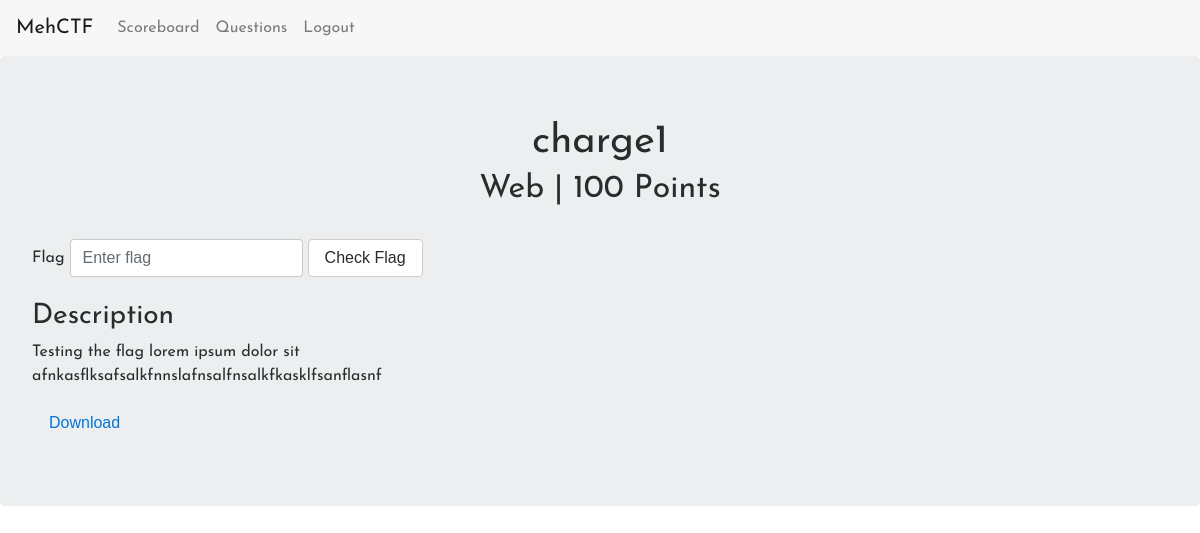
The page /question/1 (signed in) on the database its author committed.
### models.py (models this page shows, shortened)
class Question(Base):
    __tablename__ = 'questions'
    id = Column(Integer, primary_key=True)
    name = Column(String(50))
    desc = Column(String(1000))
    flag = Column(String(200))
    points = Column(Integer)
    category = Column(String(50))
    filename = Column(String(1000))

### application.py (the view, shortened to what this page needs)
@app.route("/question/<qid>", methods=["GET","POST"])
@login_required
def question(qid = None):
  if request.method == "GET":
    if qid == None:
      abort(404)
    reqdQuestion = models.Question.query.filter(models.Question.id == int(qid))[0]
    toDownload = True
    if "link/" in reqdQuestion.filename[:5]:
      reqdQuestion.filename = reqdQuestion.filename.replace("link/","")
      app.logger.debug("found link in file, putting link for "+reqdQuestion.filename)
      toDownload = False
    app.logger.debug("Sending Question No "+str(reqdQuestion.id)+" flag: "+reqdQuestion.flag)
    return render_template("question.html",Question=reqdQuestion,toDownload=toDownload)

### application.py (called while the page is built)
@login_manager.user_loader
def load_user(username):
    return models.User.query.filter_by(username = username).first()

@app.teardown_appcontext # DB Session Config
def shutdown_session(exception=None):
    db_session.remove()

@app.context_processor
def inject_user():
    return dict(user=current_user)

@app.after_request
def add_header(r):
  r.headers["Cache-Control"] = "no-cache, no-store, must-revalidate"
  r.headers["Pragma"] = "no-cache"
  r.headers["Expires"] = "0"
  r.headers['Cache-Control'] = 'public, max-age=0'
  return r

### models.py (called while the page is built)
    @property
    def is_authenticated(self):
        return True

### templates/question.html (shortened to what this page needs)
{% extends "layout.html" %}
{% block body %}
<div class = "jumbotron">
    <div class = "row">
        <div class = "col-xs-12 col-sm-12 col-md-12 col-lg-12 text-center">
            <h1>{{ Question.name }}</h1>
            <h2>{{ Question.category }} | {{ Question.points }} Points</h2>
        </div>
    </div>
    <br />
    <div class = "row">
        <div class = "col-xs-12 col-sm-12 col-md-12 col-lg-12 form-inline">
            <label for="flag">Flag</label>
            <input type="text" id = "flag" name="flag" class = "form-control" placeholder = "Enter flag" />
            <button class = "btn btn-secondary" onClick="checkFlag()">Check Flag</button>
        </div>
    </div>
    <br />
    <div class = "row">
        <div class = "col-xs-12 col-sm-12 col-md-6 col-lg-6 text-responsive">
            <h3>Description</h3>
            <p>
                {{ Question.desc }}
            </p>
            {% if not Question.filename == "#" %}
                {% if toDownload %}
                <a href = '/download/{{ Question.id }}'><button class = "btn btn-link">Download</button></a>
                {% else %}
                <a href = '{{ Question.filename}}'><button class = "btn btn-link">Question Link</button></a>
                {% endif %}
            {% endif %}
        </div>
    </div>
</div>
{% endblock %}

### static/css/main.css (style rules this page uses)
body { font-family: 'Josefin Sans', sans-serif !important }

### rows shown on the page
Question: name "charge1", category "Web", points "100", desc "Testing the flag lorem ipsum dolor sit afnkasflksafsalkfnnslafnsalfnsalkfkasklfsanflasnf"
